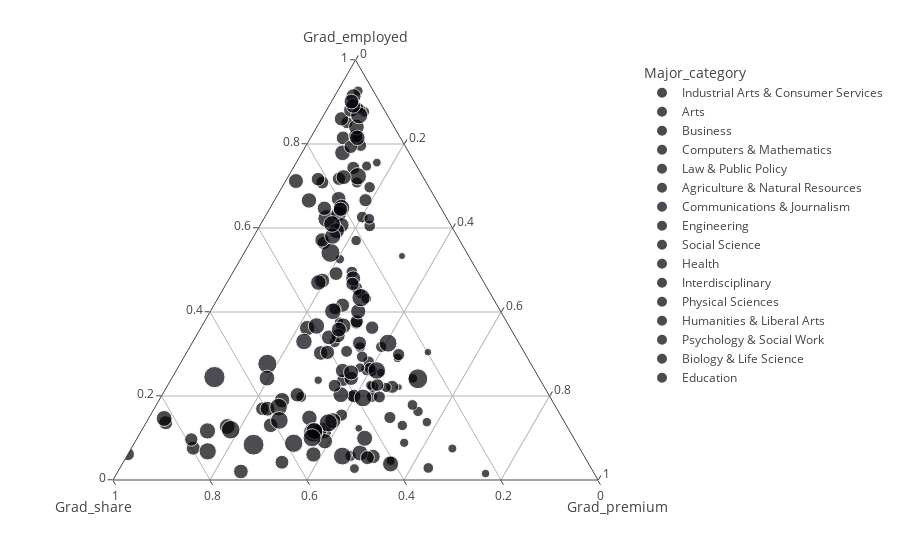

Here is the notebook cell this chart was saved with:
### Code cell
fig = px.scatter_ternary(df_grad, a="Grad_employed", b="Grad_share", c="Grad_premium", hover_name="Major",
    color="Major_category", size="Grad_share", size_max=15,
    color_discrete_map = {"Grad_employed": "blue", "Grad_share": "green", "Grad_premium":"red"} )
fig.show()

### Figure 1 — Plotly figure (JSON) as saved in the notebook; plotly's stock layout.template omitted (floating-point values rounded to 4 significant figures)
{"data": [{"a": [0.07098, 0.0359, 0.01984, 0.2003, 1.016, 1.038, 0.01248], "b": [0.09632, 0.1259, 0.1768, 0.1844, 0.2824, 0.287, 0.4475], "c": [0.1538, 0.1298, 0.24, 0.3043, 0.381, 0.3333, 0.1562], "hovertemplate": "<b>%{hovertext}</b><br><br>Major_category=Industrial Arts & Consumer Services<br>Grad_employed=%{a}<br>Grad_share=%{marker.size}<br>Grad_premium=%{c}<extra></extra>", "hovertext": ["CONSTRUCTION SERVICES", "COSMETOLOGY SERVICES AND CULINARY ARTS", "ELECTRICAL, MECHANICAL, AND PRECISION TECHNOLOGIES AND PRODUCTION", "TRANSPORTATION SCIENCES AND TECHNOLOGIES", "FAMILY AND CONSUMER SCIENCES", "PHYSICAL FITNESS PARKS RECREATION AND LEISURE", "MILITARY TECHNOLOGIES"], "legendgroup": "Industrial Arts & Consumer Services", "marker": {"color": "#000004", "size": [0.09632, 0.1259, 0.1768, 0.1844, 0.2824, 0.287, 0.4475], "sizemode": "area", "sizeref": 0.004139, "symbol": "circle"}, "mode": "markers", "name": "Industrial Arts & Consumer Services", "showlegend": true, "subplot": "ternary", "type": "scatterternary"}, {"a": [0.4049, 0.1906, 0.011, 1.242, 0.1484, 0.2163, 0.5069, 1.504], "b": [0.1044, 0.1743, 0.1974, 0.2511, 0.274, 0.2802, 0.2979, 0.4492], "c": [0.25, 0.14, 0.1957, 0.2609, 0.325, 0.3355, 0.3022, 0.2931], "hovertemplate": "<b>%{hovertext}</b><br><br>Major_category=Arts<br>Grad_employed=%{a}<br>Grad_share=%{marker.size}<br>Grad_premium=%{c}<extra></extra>", "hovertext": ["COMMERCIAL ART AND GRAPHIC DESIGN", "FILM VIDEO AND PHOTOGRAPHIC ARTS", "MISCELLANEOUS FINE ARTS", "FINE ARTS", "VISUAL AND PERFORMING ARTS", "STUDIO ARTS", "DRAMA AND THEATER ARTS", "MUSIC"], "legendgroup": "Arts", "marker": {"color": "#000005", "size": [0.1044, 0.1743, 0.1974, 0.2511, 0.274, 0.2802, 0.2979, 0.4492], "sizemode": "area", "sizeref": 0.004139, "symbol": "circle"}, "mode": "markers", "name": "Arts", "showlegend": true, "subplot": "ternary", "type": "scatterternary"}, {"a": [0.1837, 1.516, 0.1769, 6.224, 0.3623, 0.1266, 4.572, 0.0202, 4.516, 2.522, 0.5511, 0.2452, 0.2293], "b": [0.1198, 0.1565, 0.1905, 0.2135, 0.2185, 0.2244, 0.2267, 0.2361, 0.2501, 0.288, 0.2893, 0.2925, 0.302], "c": [0.3, 0.3333, 0.3636, 0.2833, 0.2361, 0.4242, 0.4167, 0.4474, 0.3538, 0.3571, 0.2727, 0.2632, 0.3429], "hovertemplate": "<b>%{hovertext}</b><br><br>Major_category=Business<br>Grad_employed=%{a}<br>Grad_share=%{marker.size}<br>Grad_premium=%{c}<extra></extra>", "hovertext": ["HOSPITALITY MANAGEMENT", "MARKETING AND MARKETING RESEARCH", "MISCELLANEOUS BUSINESS & MEDICAL ADMINISTRATION", "BUSINESS MANAGEMENT AND ADMINISTRATION", "MANAGEMENT INFORMATION SYSTEMS AND STATISTICS", "OPERATIONS LOGISTICS AND E-COMMERCE", "GENERAL BUSINESS", "ACTUARIAL SCIENCE", "ACCOUNTING", "FINANCE", "HUMAN RESOURCES AND PERSONNEL MANAGEMENT", "INTERNATIONAL BUSINESS", "BUSINESS ECONOMICS"], "legendgroup": "Business", "marker": {"color": "#000006", "size": [0.1198, 0.1565, 0.1905, 0.2135, 0.2185, 0.2244, 0.2267, 0.2361, 0.2501, 0.288, 0.2893, 0.2925, 0.302], "sizemode": "area", "sizeref": 0.004139, "symbol": "circle"}, "mode": "markers", "name": "Business", "showlegend": true, "subplot": "ternary", "type": "scatterternary"}, {"a": [0.07512, 0.04716, 0.09037, 0.08554, 0.6086, 0.224, 2.811, 0.0388, 0.1411, 0.1698, 2.875], "b": [0.1448, 0.1654, 0.1863, 0.2229, 0.228, 0.2583, 0.3049, 0.4074, 0.4971, 0.4973, 0.5067], "c": [0.09615, 0.4167, 0.3793, 0.35, 0.2308, 0.2, 0.1875, 0.06522, 0.3158, 0.2267, 0.3088], "hovertemplate": "<b>%{hovertext}</b><br><br>Major_category=Computers & Mathematics<br>Grad_employed=%{a}<br>Grad_share=%{marker.size}<br>Grad_premium=%{c}<extra></extra>", "hovertext": ["COMMUNICATION TECHNOLOGIES", "COMPUTER PROGRAMMING AND DATA PROCESSING", "COMPUTER NETWORKING AND TELECOMMUNICATIONS", "COMPUTER ADMINISTRATION MANAGEMENT AND SECURITY", "COMPUTER AND INFORMATION SYSTEMS", "INFORMATION SCIENCES", "COMPUTER SCIENCE", "MATHEMATICS AND COMPUTER SCIENCE", "APPLIED MATHEMATICS", "STATISTICS AND DECISION SCIENCE", "MATHEMATICS"], "legendgroup": "Computers & Mathematics", "marker": {"color": "#000007", "size": [0.1448, 0.1654, 0.1863, 0.2229, 0.228, 0.2583, 0.3049, 0.4074, 0.4971, 0.4973, 0.5067], "sizemode": "area", "sizeref": 0.004139, "symbol": "circle"}, "mode": "markers", "name": "Computers & Mathematics", "showlegend": true, "subplot": "ternary", "type": "scatterternary"}, {"a": [0.01008, 1.541, 0.2482, 0.3199, 0.1288], "b": [0.1474, 0.213, 0.3506, 0.4448, 0.557], "c": [0.5, 0.3077, 0.52, 0.2931, 0.4127], "hovertemplate": "<b>%{hovertext}</b><br><br>Major_category=Law & Public Policy<br>Grad_employed=%{a}<br>Grad_share=%{marker.size}<br>Grad_premium=%{c}<extra></extra>", "hovertext": ["COURT REPORTING", "CRIMINAL JUSTICE AND FIRE PROTECTION", "PRE-LAW AND LEGAL STUDIES", "PUBLIC ADMINISTRATION", "PUBLIC POLICY"], "legendgroup": "Law & Public Policy", "marker": {"color": "#000008", "size": [0.1474, 0.213, 0.3506, 0.4448, 0.557], "sizemode": "area", "sizeref": 0.004139, "symbol": "circle"}, "mode": "markers", "name": "Law & Public Policy", "showlegend": true, "subplot": "ternary", "type": "scatterternary"}, {"a": [0.131, 0.2893, 0.1683, 0.2339, 0.2278, 0.1059, 0.02284, 0.4776, 0.02758, 0.1086], "b": [0.164, 0.2633, 0.2676, 0.2758, 0.2891, 0.3093, 0.3482, 0.3744, 0.3834, 0.3885], "c": [0.2182, 0.36, 0.322, 0.3208, 0.34, 0.2698, 0, 0.4646, -0.01818, 0.1429], "hovertemplate": "<b>%{hovertext}</b><br><br>Major_category=Agriculture & Natural Resources<br>Grad_employed=%{a}<br>Grad_share=%{marker.size}<br>Grad_premium=%{c}<extra></extra>", "hovertext": ["AGRICULTURE PRODUCTION AND MANAGEMENT", "GENERAL AGRICULTURE", "FORESTRY", "NATURAL RESOURCES MANAGEMENT", "PLANT SCIENCE AND AGRONOMY", "AGRICULTURAL ECONOMICS", "SOIL SCIENCE", "ANIMAL SCIENCES", "MISCELLANEOUS AGRICULTURE", "FOOD SCIENCE"], "legendgroup": "Agriculture & Natural Resources", "marker": {"color": "#000009", "size": [0.164, 0.2633, 0.2676, 0.2758, 0.2891, 0.3093, 0.3482, 0.3744, 0.3834, 0.3885], "sizemode": "area", "sizeref": 0.004139, "symbol": "circle"}, "mode": "markers", "name": "Agriculture & Natural Resources", "showlegend": true, "subplot": "ternary", "type": "scatterternary"}, {"a": [0.2852, 0.3594, 2.122, 0.9178], "b": [0.1719, 0.1842, 0.2289, 0.237], "c": [0.1765, 0.14, 0.25, 0.3208], "hovertemplate": "<b>%{hovertext}</b><br><br>Major_category=Communications & Journalism<br>Grad_employed=%{a}<br>Grad_share=%{marker.size}<br>Grad_premium=%{c}<extra></extra>", "hovertext": ["ADVERTISING AND PUBLIC RELATIONS", "MASS MEDIA", "COMMUNICATIONS", "JOURNALISM"], "legendgroup": "Communications & Journalism", "marker": {"color": "#000010", "size": [0.1719, 0.1842, 0.2289, 0.237], "sizemode": "area", "sizeref": 0.004139, "symbol": "circle"}, "mode": "markers", "name": "Communications & Journalism", "showlegend": true, "subplot": "ternary", "type": "scatterternary"}, {"a": [0.04442, 0.1243, 0.1475, 0.225, 0.09471, 0.04857, 0.0564, 0.1278, 0.1911, 1.145, 1.998, 1.503, 0.7315, 0.04491, 2.669, 0.6643, 0.02673, 0.06739, 3.717, 0.1681, 0.1304, 1.245, 0.4263, 0.09387, 0.09299, 0.1582, 0.08567, 0.1947, 0.1226], "b": [0.178, 0.1965, 0.197, 0.2365, 0.2457, 0.259, 0.2881, 0.3048, 0.3272, 0.3465, 0.3573, 0.3674, 0.3676, 0.3677, 0.3881, 0.3978, 0.3987, 0.4067, 0.428, 0.4296, 0.4583, 0.4924, 0.4934, 0.5162, 0.521, 0.5336, 0.5477, 0.6419, 0.7154], "c": [0.2787, 0.2308, 0.2071, 0.25, 0.1385, -0.025, -0.01587, 0.4267, 0.2857, 0.125, 0.3333, 0.225, 0.1975, 0.05263, 0.2195, 0.2895, 0.2069, 0.02, 0.1778, 0.2308, 0.1795, 0.1333, 0.2588, 0.1266, 0.02041, 0.4286, 0.1, 0.2857, 0.1875], "hovertemplate": "<b>%{hovertext}</b><br><br>Major_category=Engineering<br>Grad_employed=%{a}<br>Grad_share=%{marker.size}<br>Grad_premium=%{c}<extra></extra>", "hovertext": ["MECHANICAL ENGINEERING RELATED TECHNOLOGIES", "MISCELLANEOUS ENGINEERING TECHNOLOGIES", "INDUSTRIAL PRODUCTION TECHNOLOGIES", "ELECTRICAL ENGINEERING TECHNOLOGY", "ENGINEERING TECHNOLOGIES", "ARCHITECTURAL ENGINEERING", "PETROLEUM ENGINEERING", "ENGINEERING AND INDUSTRIAL MANAGEMENT", "MISCELLANEOUS ENGINEERING", "ARCHITECTURE", "GENERAL ENGINEERING", "CIVIL ENGINEERING", "COMPUTER ENGINEERING", "MINING AND MINERAL ENGINEERING", "MECHANICAL ENGINEERING", "INDUSTRIAL AND MANUFACTURING ENGINEERING", "GEOLOGICAL AND GEOPHYSICAL ENGINEERING", "NAVAL ARCHITECTURE AND MARINE ENGINEERING", "ELECTRICAL ENGINEERING", "BIOLOGICAL ENGINEERING", "MATERIALS ENGINEERING AND MATERIALS SCIENCE", "CHEMICAL ENGINEERING", "AEROSPACE ENGINEERING", "ENVIRONMENTAL ENGINEERING", "METALLURGICAL ENGINEERING", "ENGINEERING MECHANICS PHYSICS AND SCIENCE", "NUCLEAR ENGINEERING", "BIOMEDICAL ENGINEERING", "MATERIALS SCIENCE"], "legendgroup": "Engineering", "marker": {"color": "#000001", "size": [0.178, 0.1965, 0.197, 0.2365, 0.2457, 0.259, 0.2881, 0.3048, 0.3272, 0.3465, 0.3573, 0.3674, 0.3676, 0.3677, 0.3881, 0.3978, 0.3987, 0.4067, 0.428, 0.4296, 0.4583, 0.4924, 0.4934, 0.5162, 0.521, 0.5336, 0.5477, 0.6419, 0.7154], "sizemode": "area", "sizeref": 0.004139, "symbol": "circle"}, "mode": "markers", "name": "Engineering", "showlegend": true, "subplot": "ternary", "type": "scatterternary"}, {"a": [0.1458, 0.3893, 0.2276, 2.597, 0.4574, 3.86, 0.1092, 5.482, 0.5469], "b": [0.2162, 0.3241, 0.3441, 0.3703, 0.3739, 0.4249, 0.4959, 0.5077, 0.509], "c": [0.3, 0.3273, 0.4348, 0.3061, 0.38, 0.4286, 0.3519, 0.5333, 0.4333], "hovertemplate": "<b>%{hovertext}</b><br><br>Major_category=Social Science<br>Grad_employed=%{a}<br>Grad_share=%{marker.size}<br>Grad_premium=%{c}<extra></extra>", "hovertext": ["CRIMINOLOGY", "GEOGRAPHY", "INTERDISCIPLINARY SOCIAL SCIENCES", "SOCIOLOGY", "GENERAL SOCIAL SCIENCES", "ECONOMICS", "MISCELLANEOUS SOCIAL SCIENCES", "POLITICAL SCIENCE AND GOVERNMENT", "INTERNATIONAL RELATIONS"], "legendgroup": "Social Science", "marker": {"color": "#000002", "size": [0.2162, 0.3241, 0.3441, 0.3703, 0.3739, 0.4249, 0.4959, 0.5077, 0.509], "sizemode": "area", "sizeref": 0.004139, "symbol": "circle"}, "mode": "markers", "name": "Social Science", "showlegend": true, "subplot": "ternary", "type": "scatterternary"}, {"a": [0.3764, 0.145, 4.371, 0.3528, 1.233, 0.3918, 0.5435, 0.3141, 0.2811, 1.247, 1.451, 0.7813], "b": [0.2278, 0.238, 0.2537, 0.309, 0.3774, 0.4153, 0.4162, 0.4194, 0.4277, 0.4675, 0.754, 0.8137], "c": [0.2667, 0.4286, 0.3125, 0.5192, 0.1111, 0.3333, 0.3462, 0.3, 0.37, 0.03738, 0.4773, 1.647], "hovertemplate": "<b>%{hovertext}</b><br><br>Major_category=Health<br>Grad_employed=%{a}<br>Grad_share=%{marker.size}<br>Grad_premium=%{c}<extra></extra>", "hovertext": ["MEDICAL TECHNOLOGIES TECHNICIANS", "MEDICAL ASSISTING SERVICES", "NURSING", "HEALTH AND MEDICAL ADMINISTRATIVE SERVICES", "TREATMENT THERAPY PROFESSIONS", "MISCELLANEOUS HEALTH MEDICAL PROFESSIONS", "GENERAL MEDICAL AND HEALTH SERVICES", "NUTRITION SCIENCES", "COMMUNITY AND PUBLIC HEALTH", "PHARMACY PHARMACEUTICAL SCIENCES AND ADMINISTRATION", "COMMUNICATION DISORDERS SCIENCES AND SERVICES", "HEALTH AND MEDICAL PREPARATORY PROGRAMS"], "legendgroup": "Health", "marker": {"color": "#000003", "size": [0.2278, 0.238, 0.2537, 0.309, 0.3774, 0.4153, 0.4162, 0.4194, 0.4277, 0.4675, 0.754, 0.8137], "sizemode": "area", "sizeref": 0.004139, "symbol": "circle"}, "mode": "markers", "name": "Health", "showlegend": true, "subplot": "ternary", "type": "scatterternary"}, {"a": [0.1271], "b": [0.2599], "c": [0.25], "hovertemplate": "<b>%{hovertext}</b><br><br>Major_category=Interdisciplinary<br>Grad_employed=%{a}<br>Grad_share=%{marker.size}<br>Grad_premium=%{c}<extra></extra>", "hovertext": ["MULTI/INTERDISCIPLINARY STUDIES"], "legendgroup": "Interdisciplinary", "marker": {"color": "#000004", "size": [0.2599], "sizemode": "area", "sizeref": 0.004139, "symbol": "circle"}, "mode": "markers", "name": "Interdisciplinary", "showlegend": true, "subplot": "ternary", "type": "scatterternary"}, {"a": [0.03129, 1.627, 0.05501, 0.6675, 0.05292, 0.08657, 0.07443, 0.0548, 3.368, 1.686], "b": [0.261, 0.3574, 0.4289, 0.466, 0.4843, 0.4852, 0.5303, 0.6189, 0.6223, 0.6717], "c": [0.25, 0.4576, 0.5, 0.2727, 0.3333, 0.3667, 0.5517, 0.1294, 0.6667, 0.3514], "hovertemplate": "<b>%{hovertext}</b><br><br>Major_category=Physical Sciences<br>Grad_employed=%{a}<br>Grad_share=%{marker.size}<br>Grad_premium=%{c}<extra></extra>", "hovertext": ["NUCLEAR, INDUSTRIAL RADIOLOGY, AND BIOLOGICAL TECHNOLOGIES", "MULTI-DISCIPLINARY OR GENERAL SCIENCE", "OCEANOGRAPHY", "GEOLOGY AND EARTH SCIENCE", "PHYSICAL SCIENCES", "ATMOSPHERIC SCIENCES AND METEOROLOGY", "GEOSCIENCES", "ASTRONOMY AND ASTROPHYSICS", "CHEMISTRY", "PHYSICS"], "legendgroup": "Physical Sciences", "marker": {"color": "#000005", "size": [0.261, 0.3574, 0.4289, 0.466, 0.4843, 0.4852, 0.5303, 0.6189, 0.6223, 0.6717], "sizemode": "area", "sizeref": 0.004139, "symbol": "circle"}, "mode": "markers", "name": "Physical Sciences", "showlegend": true, "subplot": "ternary", "type": "scatterternary"}, {"a": [1.544, 0.1672, 0.1926, 0.4044, 0.2615, 1.153, 0.4028, 0.8363, 5.988, 0.3156, 0.6588, 4.548, 1.45, 0.1222, 1.821], "b": [0.271, 0.2975, 0.3882, 0.4081, 0.4191, 0.4288, 0.4565, 0.4611, 0.464, 0.4694, 0.4817, 0.4955, 0.4991, 0.5305, 0.5752], "c": [0.4, 0.381, 0.383, 0.4286, 0.4, 0.2, 0.3265, 0.4444, 0.34, 0.4468, 0.5, 0.5385, 0.34, 0.5769, 0.413], "hovertemplate": "<b>%{hovertext}</b><br><br>Major_category=Humanities & Liberal Arts<br>Grad_employed=%{a}<br>Grad_share=%{marker.size}<br>Grad_premium=%{c}<extra></extra>", "hovertext": ["LIBERAL ARTS", "COMPOSITION AND RHETORIC", "HUMANITIES", "ART HISTORY AND CRITICISM", "INTERCULTURAL AND INTERNATIONAL STUDIES", "THEOLOGY AND RELIGIOUS VOCATIONS", "LINGUISTICS AND COMPARATIVE LANGUAGE AND LITERATURE", "ANTHROPOLOGY AND ARCHEOLOGY", "ENGLISH LANGUAGE AND LITERATURE", "OTHER FOREIGN LANGUAGES", "AREA ETHNIC AND CIVILIZATION STUDIES", "HISTORY", "FRENCH GERMAN LATIN AND OTHER COMMON FOREIGN LANGUAGE STUDIES", "UNITED STATES HISTORY", "PHILOSOPHY AND RELIGIOUS STUDIES"], "legendgroup": "Humanities & Liberal Arts", "marker": {"color": "#000006", "size": [0.271, 0.2975, 0.3882, 0.4081, 0.4191, 0.4288, 0.4565, 0.4611, 0.464, 0.4694, 0.4817, 0.4955, 0.4991, 0.5305, 0.5752], "sizemode": "area", "sizeref": 0.004139, "symbol": "circle"}, "mode": "markers", "name": "Humanities & Liberal Arts", "showlegend": true, "subplot": "ternary", "type": "scatterternary"}, {"a": [0.2354, 0.04796, 0.09546, 2.04, 9.153, 0.2465, 0.1899, 0.3847, 0.1661], "b": [0.2725, 0.4047, 0.4467, 0.4637, 0.4725, 0.5202, 0.6817, 0.7554, 0.777], "c": [0.2946, 0.449, 0.1905, 0.325, 0.3913, 0.4468, 0.525, 0.25, 0.5217], "hovertemplate": "<b>%{hovertext}</b><br><br>Major_category=Psychology & Social Work<br>Grad_employed=%{a}<br>Grad_share=%{marker.size}<br>Grad_premium=%{c}<extra></extra>", "hovertext": ["HUMAN SERVICES AND COMMUNITY ORGANIZATION", "SOCIAL PSYCHOLOGY", "INDUSTRIAL AND ORGANIZATIONAL PSYCHOLOGY", "SOCIAL WORK", "PSYCHOLOGY", "MISCELLANEOUS PSYCHOLOGY", "EDUCATIONAL PSYCHOLOGY", "COUNSELING PSYCHOLOGY", "CLINICAL PSYCHOLOGY"], "legendgroup": "Psychology & Social Work", "marker": {"color": "#000007", "size": [0.2725, 0.4047, 0.4467, 0.4637, 0.4725, 0.5202, 0.6817, 0.7554, 0.777], "sizemode": "area", "sizeref": 0.004139, "symbol": "circle"}, "mode": "markers", "name": "Psychology & Social Work", "showlegend": true, "subplot": "ternary", "type": "scatterternary"}, {"a": [0.3807, 0.1779, 0.2249, 0.05032, 0.6624, 0.1307, 8.983, 0.5045, 0.3273, 0.07571, 0.8061, 0.1255, 1.099, 0.1045], "b": [0.3158, 0.3415, 0.5201, 0.5371, 0.5704, 0.5901, 0.6019, 0.6303, 0.6481, 0.6627, 0.668, 0.6736, 0.6876, 0.6973], "c": [0.2364, 0.2731, 0.1818, 0.7273, 0.4167, 0.4, 0.7593, 0.8, 0.7, 0.5909, 1, 0.45, 0.7455, 0.3929], "hovertemplate": "<b>%{hovertext}</b><br><br>Major_category=Biology & Life Science<br>Grad_employed=%{a}<br>Grad_share=%{marker.size}<br>Grad_premium=%{c}<extra></extra>", "hovertext": ["ENVIRONMENTAL SCIENCE", "ECOLOGY", "MISCELLANEOUS BIOLOGY", "COGNITIVE SCIENCE AND BIOPSYCHOLOGY", "MICROBIOLOGY", "BOTANY", "BIOLOGY", "PHYSIOLOGY", "MOLECULAR BIOLOGY", "PHARMACOLOGY", "ZOOLOGY", "NEUROSCIENCE", "BIOCHEMICAL SCIENCES", "GENETICS"], "legendgroup": "Biology & Life Science", "marker": {"color": "#000008", "size": [0.3158, 0.3415, 0.5201, 0.5371, 0.5704, 0.5901, 0.6019, 0.6303, 0.6481, 0.6627, 0.668, 0.6736, 0.6876, 0.6973], "sizemode": "area", "sizeref": 0.004139, "symbol": "circle"}, "mode": "markers", "name": "Biology & Life Science", "showlegend": true, "subplot": "ternary", "type": "scatterternary"}, {"a": [0.6303, 1.318, 0.8657, 6.682, 6.98, 1.231, 0.4687, 0.69, 1.285, 1.223, 0.5175, 0.4204, 1.449, 0.1565, 0.1131, 0.3414], "b": [0.3681, 0.4272, 0.429, 0.4449, 0.4484, 0.4564, 0.465, 0.5011, 0.5249, 0.5407, 0.5606, 0.5627, 0.5787, 0.6463, 0.8989, 0.9312], "c": [0.3514, 0.3, 0.22, 0.375, 0.3182, 0.3409, 0.375, 0.2766, 0.3556, 0.3426, 0.3333, 0.2917, 0.3488, 0.3, 0.3333, 0.1207], "hovertemplate": "<b>%{hovertext}</b><br><br>Major_category=Education<br>Grad_employed=%{a}<br>Grad_share=%{marker.size}<br>Grad_premium=%{c}<extra></extra>", "hovertext": ["EARLY CHILDHOOD EDUCATION", "PHYSICAL AND HEALTH EDUCATION TEACHING", "MISCELLANEOUS EDUCATION", "ELEMENTARY EDUCATION", "GENERAL EDUCATION", "ART AND MUSIC EDUCATION", "TEACHER EDUCATION: MULTIPLE LEVELS", "SOCIAL SCIENCE OR HISTORY TEACHER EDUCATION", "SECONDARY TEACHER EDUCATION", "LANGUAGE AND DRAMA EDUCATION", "MATHEMATICS TEACHER EDUCATION", "SCIENCE AND COMPUTER TEACHER EDUCATION", "SPECIAL NEEDS EDUCATION", "LIBRARY SCIENCE", "SCHOOL STUDENT COUNSELING", "EDUCATIONAL ADMINISTRATION AND SUPERVISION"], "legendgroup": "Education", "marker": {"color": "#000009", "size": [0.3681, 0.4272, 0.429, 0.4449, 0.4484, 0.4564, 0.465, 0.5011, 0.5249, 0.5407, 0.5606, 0.5627, 0.5787, 0.6463, 0.8989, 0.9312], "sizemode": "area", "sizeref": 0.004139, "symbol": "circle"}, "mode": "markers", "name": "Education", "showlegend": true, "subplot": "ternary", "type": "scatterternary"}], "layout": {"legend": {"itemsizing": "constant", "title": {"text": "Major_category"}, "tracegroupgap": 0}, "margin": {"t": 60}, "ternary": {"aaxis": {"title": {"text": "Grad_employed"}}, "baxis": {"title": {"text": "Grad_share"}}, "caxis": {"title": {"text": "Grad_premium"}}, "domain": {"x": [0, 1], "y": [0, 1]}}}}
